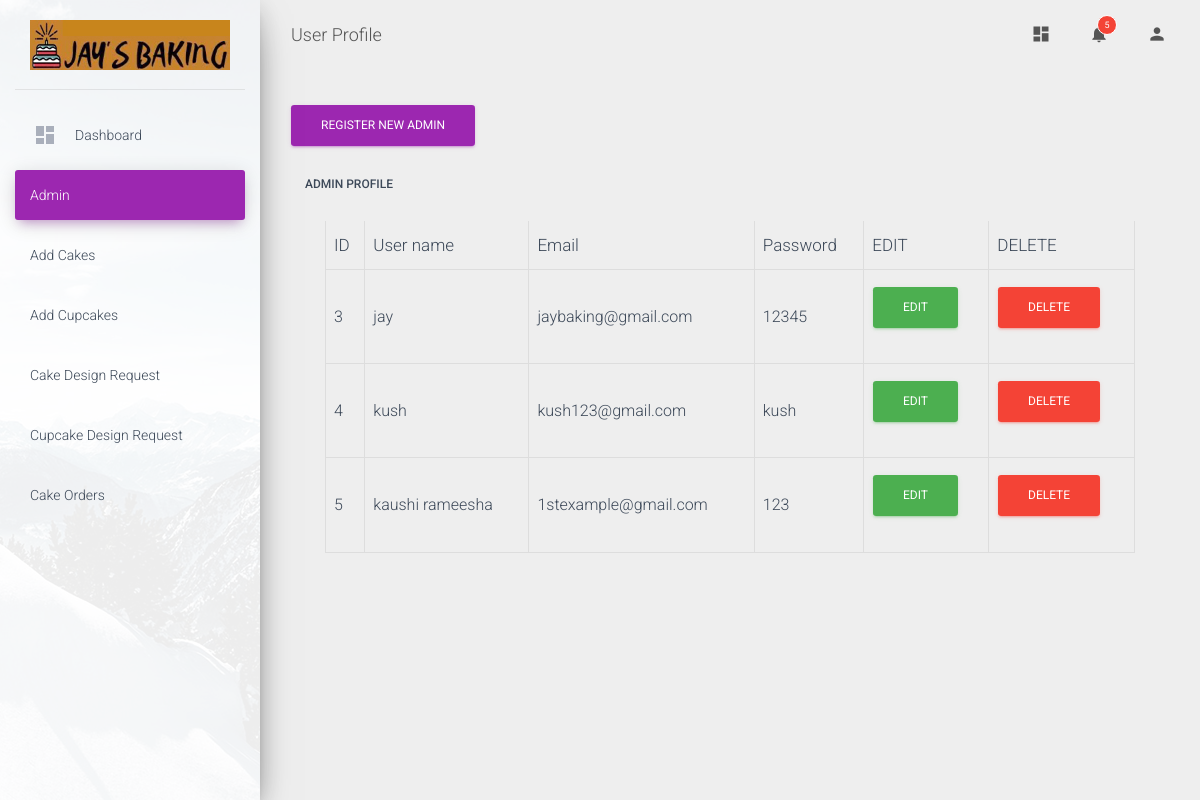
Page /Admin/examples/user1.php on the committed database.
### tables this page shows
CREATE TABLE IF NOT EXISTS `register` (
  `id` int(11) NOT NULL AUTO_INCREMENT,
  `username` varchar(50) NOT NULL,
  `email` varchar(50) NOT NULL,
  `password` varchar(50) NOT NULL,
  PRIMARY KEY (`id`)
);

### Admin/examples/user1.php (the view, shortened to what this page needs)
<!DOCTYPE html>
<html lang="en">
<head>
    <link rel="stylesheet" href="https://maxcdn.bootstrapcdn.com/font-awesome/latest/css/font-awesome.min.css">
    <link href="../assets/css/material-dashboard.css?v=2.1.2" rel="stylesheet" />
    <link href="../assets/demo/demo.css" rel="stylesheet" />
</head>
<body class="">
    <div class="wrapper ">
        <div class="sidebar" data-color="purple" data-background-color="white" data-image="../assets/img/sidebar-1.jpg">
            <div class="logo"><a href="http://www.creative-tim.com" class="simple-text logo-normal">
                    <img src="logo.jpg" width="200px" height="50px">
                </a></div>
            <div class="sidebar-wrapper">
                <ul class="nav">
                    <li class="nav-item ">
                        <a class="nav-link" href="dashboard.php">
                            <i class="material-icons">dashboard</i>
                            <p>Dashboard</p>
                        </a>
                    </li>
                    <li class="nav-item active ">
                        <a class="nav-link" href="./user1.php">
                            <p>Admin</p>
                        </a>
                    </li>
                    <li class="nav-item ">
                        <a class="nav-link" href="./addcakes.php">
                            <p>add cakes</p>
                        </a>
                    </li>
                    <li class="nav-item ">
                        <a class="nav-link" href="./addcupcake.php">
                            <p>add cupcakes</p>
                        </a>
                    </li>
                    <li class="nav-item ">
                        <a class="nav-link" href="./cakedesignrequest.html">
                            <p>cake design request</p>
                        </a>
                    </li>
                    <li class="nav-item ">
                        <a class="nav-link" href="./cupcakedesignrequest.html">
                            <p>cupcake design request</p>
                        </a>
                    </li>
                    <li class="nav-item ">
                        <a class="nav-link" href="./cakeorders.html">
                            <p>cake orders</p>
                        </a>
                    </li>
                </ul>
            </div>
        </div>
        <div class="main-panel">
            <nav class="navbar navbar-expand-lg navbar-transparent navbar-absolute fixed-top ">
                <div class="container-fluid">
                    <div class="navbar-wrapper">
                        <a class="navbar-brand" href="javascript:;">User Profile</a>
                    </div>
                    <div class="collapse navbar-collapse justify-content-end">
                        <ul class="navbar-nav">
                            <li class="nav-item">
                                <a class="nav-link" href="dashboard.php">
                                    <i class="material-icons">dashboard</i>
                                </a>
                            </li>
                            <li class="nav-item dropdown">
                                <a class="nav-link" href="http://example.com" id="navbarDropdownMenuLink" data-toggle="dropdown" aria-haspopup="true" aria-expanded="false">
                                    <i class="material-icons">notifications</i>
                                    <span class="notification">5</span>
                                </a>
                            </li>
                            <li class="nav-item dropdown">
                                <a class="nav-link" href="javascript:;" id="navbarDropdownProfile" data-toggle="dropdown" aria-haspopup="true" aria-expanded="false">
                                    <i class="material-icons">person</i>
                                </a>
                            </li>
                        </ul>
                    </div>
                </div>
            </nav>
            <div class="content">
                <div class="container-fluid">
                    <button type="button" class="btn btn-primary" data-toggle="modal" data-target="#addadminprofile">
                        register new Admin
                    </button>
                    <br><br>
                    <div class="container-fluid">
                        <div class="card-shadow mb-4">
                            <h6 class="n-0 font-weight-bold text-prmary">Admin Profile
                        </h6>
                        <div class="card-body">
                            <div class="table-responsive">
                                <?php
                                $connection = mysqli_connect('localhost','root','');
                                mysqli_select_db($connection, 'cake');
                                $query = "SELECT * FROM register";
                                $query_run = mysqli_query($connection, $query);
                                ?>
                                <table class="table table-bordered" id="datatable" width="100%" collspacing="0">
                                    <thead>
                                        <tr>
                                            <th> ID</th>
                                            <th> User name</th>
                                            <th> Email</th>
                                            <th> Password</th>
                                            <th> EDIT</th>
                                            <th> DELETE</th>
                                        </tr>
                                    </thead>
                                    <tbody>
                                        <?php
                                        if(mysqli_num_rows($query_run)>0)
                                        {
                                            while($row = mysqli_fetch_assoc($query_run))
                                            {
                                                ?>
                                        <tr>
                                            <td> <?php echo $row['id']; ?></td>
                                            <td> <?php echo $row['username'] ;?></td>
                                            <td> <?php echo $row['email']; ?></td>
                                            <td> <?php echo $row['password']; ?></td>
                                            <td>
                                            <form action="register_edit.php" method="post">
                                            <button type="submit" name="edit_btn" class="btn btn-success">EDIT</button>
                                            </form>
                                            </td>
                                            <td>
                                            <form action="code.php" method="post">
                                            <button type="submit" name="delete_btn" class="btn btn-danger">DELETE</button>
                                            </form>
                                            </td>
                                        </tr>
                                        <?php
                                            }
                                        }
                                        else
                                        {
                                            echo "No Recode Found";
                                        }
                                        ?>
                                    </tbody>
                                </table>
                            </div>
                        </div>
            </div>
            </div>
            <footer class="footer">
                <div class="container-fluid">
                    <nav class="float-left">
                        <ul>
                            <li>
                                <a href="https://www.creative-tim.com">
                                </a>
                            </li>
                            <li>
                                <a href="https://creative-tim.com/presentation">
                                </a>
                            </li>
                            <li>
                                <a href="http://blog.creative-tim.com">
                                </a>
                            </li>
                            <li>
                                <a href="https://www.creative-tim.com/license">
                                </a>
                            </li>
                        </ul>
                    </nav>
                </div>
            </footer>
    </div>
            </div>
</body>
</html>

### rows in the picture
register: id "3", username "jay", email "jaybaking@gmail.com", password "12345"
register: id "4", username "kush", email "kush123@gmail.com", password "kush"
register: id "5", username "kaushi rameesha", email "1stexample@gmail.com", password "123"
